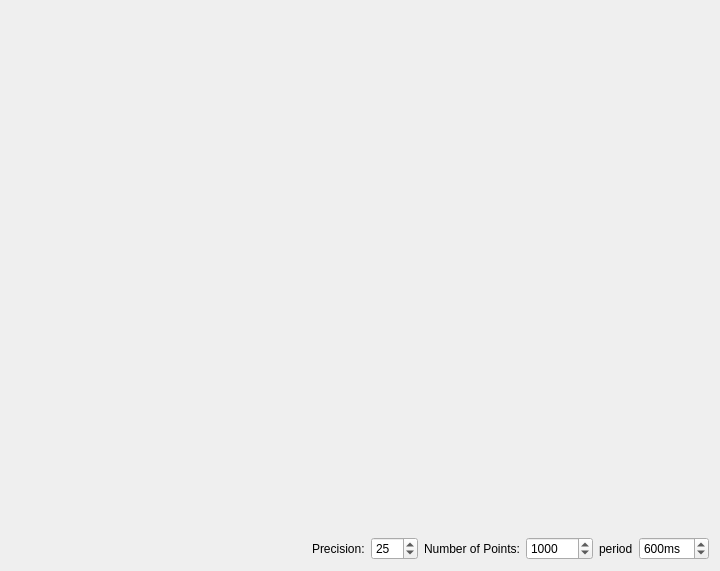
<?xml version="1.0" encoding="UTF-8"?>
<ui version="4.0">
 <class>Widget</class>
 <widget class="QWidget" name="Widget">
  <property name="geometry">
   <rect>
    <x>0</x>
    <y>0</y>
    <width>720</width>
    <height>571</height>
   </rect>
  </property>
  <property name="windowTitle">
   <string>Widget</string>
  </property>
  <layout class="QGridLayout" name="gridLayout">
   <item row="1" column="0">
    <spacer name="horizontalSpacer">
     <property name="orientation">
      <enum>Qt::Horizontal</enum>
     </property>
     <property name="sizeHint" stdset="0">
      <size>
       <width>570</width>
       <height>20</height>
      </size>
     </property>
    </spacer>
   </item>
   <item row="1" column="1">
    <widget class="QLabel" name="label_3">
     <property name="text">
      <string>Precision:</string>
     </property>
    </widget>
   </item>
   <item row="1" column="2">
    <widget class="QSpinBox" name="sbPrecision">
     <property name="minimum">
      <number>1</number>
     </property>
     <property name="maximum">
      <number>100</number>
     </property>
     <property name="value">
      <number>25</number>
     </property>
    </widget>
   </item>
   <item row="1" column="3">
    <widget class="QLabel" name="label_2">
     <property name="text">
      <string>Number of Points:</string>
     </property>
    </widget>
   </item>
   <item row="1" column="4">
    <widget class="QSpinBox" name="sbBuffer">
     <property name="minimum">
      <number>2</number>
     </property>
     <property name="maximum">
      <number>100000</number>
     </property>
     <property name="singleStep">
      <number>100</number>
     </property>
     <property name="value">
      <number>1000</number>
     </property>
    </widget>
   </item>
   <item row="1" column="5">
    <widget class="QLabel" name="label">
     <property name="text">
      <string>period</string>
     </property>
    </widget>
   </item>
   <item row="1" column="6">
    <widget class="QSpinBox" name="sbPeriod">
     <property name="suffix">
      <string>ms</string>
     </property>
     <property name="minimum">
      <number>1</number>
     </property>
     <property name="maximum">
      <number>5000</number>
     </property>
     <property name="singleStep">
      <number>100</number>
     </property>
     <property name="value">
      <number>600</number>
     </property>
    </widget>
   </item>
   <item row="0" column="0" colspan="7">
    <widget class="EPlotLight" name="plot">
     <property name="xAxisAutoscale" stdset="0">
      <bool>false</bool>
     </property>
     <property name="yAxisAutoscale" stdset="0">
      <bool>false</bool>
     </property>
     <property name="yUpperBound">
      <double>10.000000000000000</double>
     </property>
     <property name="yLowerBound">
      <double>-10.000000000000000</double>
     </property>
     <property name="timeScaleEnabled" stdset="0">
      <bool>false</bool>
     </property>
    </widget>
   </item>
  </layout>
 </widget>
 <layoutdefault spacing="6" margin="11"/>
 <customwidgets>
  <customwidget>
   <class>QwtPlot</class>
   <extends>QFrame</extends>
   <header>qwt_plot.h</header>
  </customwidget>
  <customwidget>
   <class>EPlotLight</class>
   <extends>QwtPlot</extends>
   <header>EPlotLight</header>
  </customwidget>
 </customwidgets>
 <resources/>
 <connections/>
</ui>
